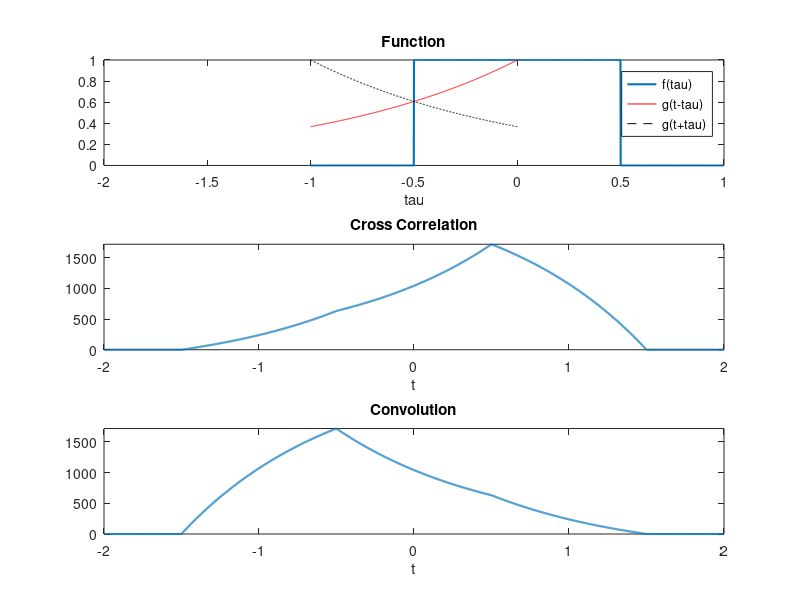

This figure's MATLAB source:
% Convolution vs. Cross Correlation
dt = 0.001;
t = -1:dt:1;
%f = sin(20*t);
f = rectpuls(t);
%g = cos(t);
%g = triangularPulse(t);
%g = sawtooth(t);
g = exp(-t);

%f = g;
[r, lags] = xcorr(f,g);
c = conv(f,g);

lags = lags*dt;

%% Plot
figure()
subplot(3,1,1)
plot(t, f, 'LineWidth', 1.5)
hold on
plot(-t, g, 'r')
hold on
plot(t-1, g, 'k--')
ylim([0, 1])
title('Function')
legend('f(tau)', 'g(t-tau)', 'g(t+tau)')
xlabel('tau')

subplot(3,1,2)
plot(lags, r, 'LineWidth', 1.5)
ylim([0, max(r)])
xlim([lags(1), lags(end)])
title('Cross Correlation')
xlabel('t')

subplot(3,1,3)
plot(lags, c, 'LineWidth', 1.5)
ylim([0, max(c)])
xlim([lags(1), lags(end)])
title('Convolution')
xlabel('t')